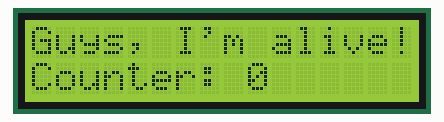
Simulated run of this sketch. Board: ESP32. On the bench: 16×2 character LCD.

Above: at 0.1 s.
At 4.2 s:
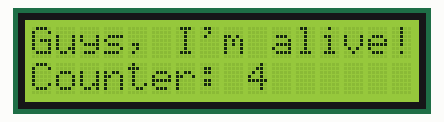
At 9.2 s:
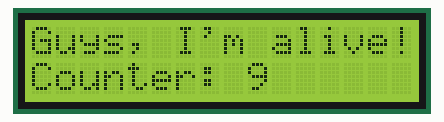
At 19.3 s:
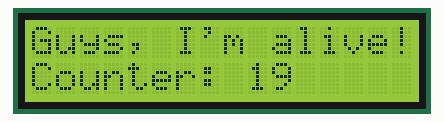
At 28.4 s:
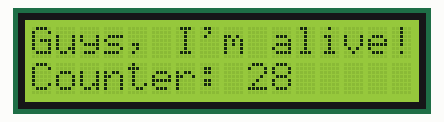
At 38.5 s:
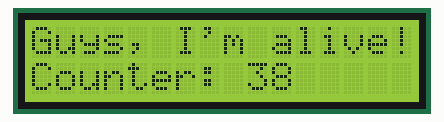

Measured:
- what the display in image 1 shows lasts 1.0 s, from 4.1 s to 5.1 s

The sketch:

25.lcd_display.ino
```cpp
#include <LiquidCrystal_I2C.h>
#include <Wire.h>

#define SDA   13
#define SCL   14

/*
NOTE: if LCD1602 uses PCF8574T ==>  I2C's address is 0x27 [this is my case]
      if LCD1602 uses PCF8574AT ==> I2C's address is 0x3F
*/

LiquidCrystal_I2C lcd(0x27, 16, 2);   // class LCD initialization [address, n_columns, n_rows]

void setup() {
  Wire.begin(SDA, SCL);

/*
  // Test on I2C module type and switch (if needed)
  if(!i2cAddeTest(0x27))
    lcd = LiquidCrystal_I2C(0x3F, 16, 2);
*/

  lcd.init();
  lcd.backlight();                // turns it on
  lcd.setCursor(0, 0);            // set the cursor on given coordinates [column, row]
  lcd.print("Guys, I'm alive!");
}

void loop() {
  lcd.setCursor(0, 1);  // Go to second row
  lcd.print("Counter: ");
  lcd.print(millis() / 1'000);    // prints how many seconds are passed
  delay(1'000);
}

/*
// tests the passed address closing the transmission
bool i2cAddrTest(uint8_t addr)
{
  Wire.beginTransmission(addr);
  return Wire.endTransmission() == 0;
}
*/
```
